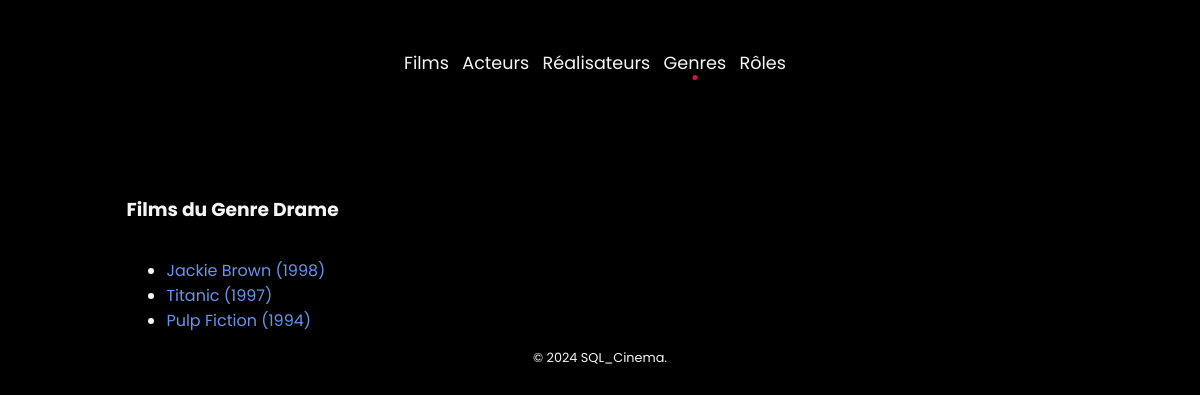
The page /index.php?action=detailKind&id=2 on the database its author committed.
### tables this page shows
CREATE TABLE IF NOT EXISTS Genre (
    id_genre INT AUTO_INCREMENT PRIMARY KEY,
    libelle VARCHAR(50)
);

CREATE TABLE IF NOT EXISTS Film (
    id_film INT AUTO_INCREMENT PRIMARY KEY,
    titre VARCHAR(255),
    annee_sortie INT,
    duree INT,
    synopsis TEXT,
    note INT,
    affiche VARCHAR(255) DEFAULT 'affiche.jpg',
    id_realisateur INT,
    FOREIGN KEY (id_realisateur) REFERENCES Realisateur(id_realisateur)
);

### controllers/KindController.php (called while the page is built, shortened)
<?php
class KindController
{
    public function detailKind($genreId)
    {
        $pdo = Connect::Connection();
        $details = $pdo->prepare("
        SELECT  f.id_film,g.libelle, f.titre, f.annee_sortie
        FROM Genre g
        INNER JOIN Classifier cl ON g.id_genre = cl.id_genre
        INNER JOIN Film f ON cl.id_film = f.id_film
        WHERE g.id_genre = :id
        ORDER BY f.annee_sortie DESC
    ");
        $details->execute(['id' => $genreId]);
        $genreDetails = $details->fetchAll();
        require "views/kindDetailsView.php";
    }
}

### views/kindDetailsView.php (the view, shortened to what this page needs)
<?php if (isset($genreDetails)) { ?>
    <ul>
        <?php foreach ($genreDetails as $film) {?>
            <li>
            <a href="index.php?action=detailFilm&id=<?= $film['id_film'] ?>">
              <?= $film['titre'] ?> (<?= $film['annee_sortie'] ?>) </a>
            </li>
        <?php } ?>
    </ul>
<?php } ?>
<?php
$titre_secondaire = "Films du Genre" . " " . $genreDetails[0]['libelle'];
$contenu = ob_get_clean();
require "views/template.php";
?>

### views/template.php (shortened to what this page needs)
<?php
$currentAction = $_GET['action'] ?? 'listFilms';
?>
<!DOCTYPE html>
<html lang="fr">
<head>
    <link rel="stylesheet" href="public/css/style.css">
    <link rel="stylesheet" href="https://cdn.jsdelivr.net/npm/flatpickr/dist/flatpickr.min.css">
</head>
<body>
    <header>
        <nav>
            <ul>
                <li><a href="index.php?action=listFilms" class="<?= strpos($currentAction, 'Film') ? 'active' : '' ?>">Films</a></li>
                <li><a href="index.php?action=listActors" class="<?= strpos($currentAction, 'Actor') ? 'active' : '' ?>">Acteurs</a></li>
                <li><a href="index.php?action=listDirectors" class="<?= strpos($currentAction, 'Director') ? 'active' : '' ?>">Réalisateurs</a></li>
                <li><a href="index.php?action=listKinds" class="<?= strpos($currentAction, 'Kind') ? 'active' : '' ?>">Genres</a></li>
                <li><a href="index.php?action=listRoles" class="<?= strpos($currentAction, 'Role') ? 'active' : '' ?>">Rôles</a></li>
            </ul>
        </nav>
    </header>
    <div id="wrapper">
        <main>
            <section id="content">
                <div class="container-buttons">
                    <h3 class="title-sec"> <?= isset($titre_secondaire) ? $titre_secondaire : '' ?></h3>
                </div>
                <?= isset($contenu) ? $contenu : '' ?>
            </section>
        </main>
    </div>
    <footer>
        <p>&copy; <?= date('Y') ?> SQL_Cinema.</p>
    </footer>
</body>
</html>

### public/css/style.css (style rules this page uses)
* { box-sizing: border-box; background-color: black; color: whitesmoke; font-family: 'Poppins', sans-serif; }
:root { --red : crimson; }
header { margin: 50px 0 100px 0; }
section { width: 80%; max-width: 1200px; margin: auto; }
footer, td, nav { text-align: center; font-size: 0.8rem; }
a { text-decoration: none; color : cornflowerblue }
nav>ul>li>a { color: inherit; }
nav ul { list-style-type: none; padding: 0; }
nav ul li { display: inline-block; margin-right: 10px; }
nav ul li a { position: relative; font-size: 1.1rem; }
nav ul li a.active::after { content: ''; position: absolute; left: 50%; bottom: -5px; width: 5px; height: 5px; border-radius: 50%; background-color: var(--red); transform: translateX(-50%); }
.title-sec { display: inline; }
.container-buttons { display: flex; align-items: center; justify-content: space-between; margin-bottom: 10px; }

### rows shown on the page
genre: libelle "Films du Genre Drame", film.titre "Jackie Brown", film.annee_sortie "1998", film.titre "Titanic", film.annee_sortie "1997", film.titre "Pulp Fiction", film.annee_sortie "1994"
